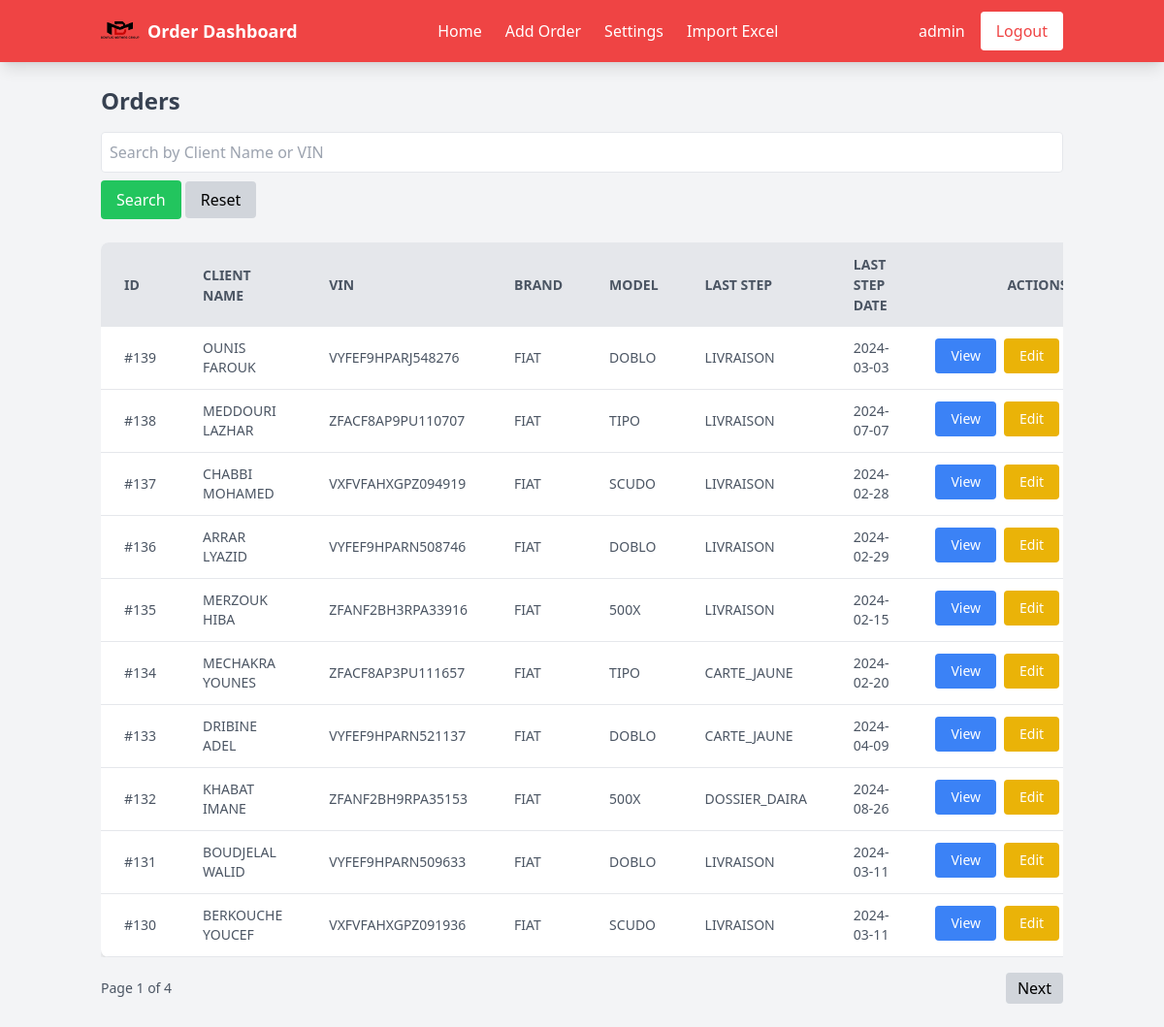
/index.php (signed in), run on the app's committed database.
### tables this page shows
CREATE TABLE `orders` (
  `id` int(11) NOT NULL,
  `client_name` varchar(100) NOT NULL,
  `vin` varchar(50) NOT NULL,
  `vehicle_type` varchar(50) NOT NULL,
  `vehicle_brand` varchar(50) NOT NULL,
  `vehicle_model` varchar(50) NOT NULL,
  `observation` text DEFAULT NULL,
  `last_step` varchar(50) DEFAULT NULL,
  `last_step_date` date DEFAULT NULL
);

### index.php (the view, shortened to what this page needs)
<?php
include 'db_connect.php';
$username = $_SESSION['username'] ?? 'User';
$limit = 10;
$page = isset($_GET['page']) ? (int)$_GET['page'] : 1;
$offset = ($page - 1) * $limit;
$searchTerm = $_GET['search'] ?? '';
$searchQuery = '';
$totalOrdersQuery = $mysqli->prepare("SELECT COUNT(*) AS total FROM orders $searchQuery");
$totalOrdersQuery->execute();
$totalOrders = $totalOrdersQuery->get_result()->fetch_assoc()['total'];
$totalPages = ceil($totalOrders / $limit);
$query = $mysqli->prepare("
    SELECT id, client_name, vin, vehicle_brand, vehicle_model, last_step, last_step_date
    FROM orders
    $searchQuery
    ORDER BY id DESC
    LIMIT ? OFFSET ?
");
if ($searchQuery) {
    $query->bind_param('ssii', $searchParam, $searchParam, $limit, $offset);
} else {
    $query->bind_param('ii', $limit, $offset);
}
$query->execute();
$result = $query->get_result();
?>
<!DOCTYPE html>
<html lang="en">
<head>
    <script src="https://cdn.tailwindcss.com"></script>
</head>
<body class="bg-gray-100">
    <nav class="bg-red-500 text-white shadow-lg">
        <div class="container mx-auto px-4 py-3 flex justify-between items-center">
            <div class="flex items-center">
                <img src="logo.png" alt="Logo" class="h-10 mr-2">
                <span class="text-lg font-semibold">Order Dashboard</span>
            </div>
            <ul class="flex space-x-6">
                <li><a href="index.php" class="hover:text-gray-300">Home</a></li>
                <li><a href="add_order.php" class="hover:text-gray-300">Add Order</a></li>
                <li><a href="settings.php" class="hover:text-gray-300">Settings</a></li>
                <li><a href="import_excel.php" class="hover:text-gray-300">Import Excel</a></li>
            </ul>
            <div class="flex items-center space-x-4">
                <span><?= htmlspecialchars($username) ?></span>
                <a href="logout.php" class="bg-white text-red-500 px-4 py-2 rounded hover:bg-gray-200">Logout</a>
            </div>
        </div>
    </nav>
    <div class="container mx-auto px-4 py-6">
        <h1 class="text-2xl font-bold text-gray-700 mb-4">Orders</h1>
        <form method="GET" class="mb-6">
            <input
                type="text"
                name="search"
                placeholder="Search by Client Name or VIN"
                value="<?= htmlspecialchars($searchTerm) ?>"
                class="w-full border rounded p-2 mb-2"
            >
            <button type="submit" class="bg-green-500 text-white py-2 px-4 rounded hover:bg-green-600">Search</button>
            <a href="index.php" class="bg-gray-300 text-black py-2 px-4 rounded hover:bg-gray-400">Reset</a>
        </form>
        <div class="overflow-x-auto">
            <table class="min-w-full bg-white shadow-md rounded-lg overflow-hidden">
                <thead class="bg-gray-200 text-gray-600 uppercase text-sm leading-normal">
                    <tr>
                        <th class="py-3 px-6 text-left">ID</th>
                        <th class="py-3 px-6 text-left">Client Name</th>
                        <th class="py-3 px-6 text-left">VIN</th>
                        <th class="py-3 px-6 text-left">Brand</th>
                        <th class="py-3 px-6 text-left">Model</th>
                        <th class="py-3 px-6 text-left">Last Step</th>
                        <th class="py-3 px-6 text-left">Last Step Date</th>
                        <th class="py-3 px-6 text-center">Actions</th>
                    </tr>
                </thead>
                <tbody class="text-gray-600 text-sm font-light">
                    <?php while ($row = $result->fetch_assoc()): ?>
                    <tr class="border-b border-gray-200 hover:bg-gray-100">
                        <td class="py-3 px-6 text-left">#<?= htmlspecialchars($row['id']) ?></td>
                        <td class="py-3 px-6 text-left"><?= htmlspecialchars($row['client_name']) ?></td>
                        <td class="py-3 px-6 text-left"><?= htmlspecialchars($row['vin']) ?></td>
                        <td class="py-3 px-6 text-left"><?= htmlspecialchars($row['vehicle_brand']) ?></td>
                        <td class="py-3 px-6 text-left"><?= htmlspecialchars($row['vehicle_model']) ?></td>
                        <td class="py-3 px-6 text-left"><?= htmlspecialchars($row['last_step'] ?? 'Not Set') ?></td>
                        <td class="py-3 px-6 text-left"><?= htmlspecialchars($row['last_step_date'] ?? 'Not Set') ?></td>
                        <td class="py-3 px-6 text-center flex justify-center items-center space-x-2">
                            <a href="order_detail_page.php?id=<?= $row['id'] ?>"
                               class="bg-blue-500 text-white px-4 py-2 rounded hover:bg-blue-600"
                               title="View Order">View</a>
                            <button onclick="openEditModal(<?= $row['id'] ?>, '<?= htmlspecialchars($row['client_name']) ?>', '<?= htmlspecialchars($row['vin']) ?>', '<?= htmlspecialchars($row['vehicle_brand']) ?>', '<?= htmlspecialchars($row['vehicle_model']) ?>')"
                                    class="bg-yellow-500 text-white px-4 py-2 rounded hover:bg-yellow-600"
                                    title="Edit Order">Edit</button>
                        </td>
                    </tr>
                    <?php endwhile; ?>
                </tbody>
            </table>
        </div>
        <div class="flex justify-between items-center mt-4">
            <span class="text-sm text-gray-600">Page <?= $page ?> of <?= $totalPages ?></span>
            <div class="flex space-x-2">
                <?php if ($page < $totalPages): ?>
                    <a href="?page=<?= $page + 1 ?>&search=<?= htmlspecialchars($searchTerm) ?>" class="bg-gray-300 px-3 py-1 rounded hover:bg-gray-400">Next</a>
                <?php endif; ?>
            </div>
        </div>
    </div>
</body>
</html>

### data on the page
orders: id "139", client_name "OUNIS FAROUK", vin "VYFEF9HPARJ548276", vehicle_brand "FIAT", vehicle_model "DOBLO", last_step "LIVRAISON", last_step_date "2024-03-03"
orders: id "138", client_name "MEDDOURI LAZHAR", vin "ZFACF8AP9PU110707", vehicle_brand "FIAT", vehicle_model "TIPO", last_step "LIVRAISON", last_step_date "2024-07-07"
orders: id "137", client_name "CHABBI MOHAMED", vin "VXFVFAHXGPZ094919", vehicle_brand "FIAT", vehicle_model "SCUDO", last_step "LIVRAISON", last_step_date "2024-02-28"
orders: id "136", client_name "ARRAR LYAZID", vin "VYFEF9HPARN508746", vehicle_brand "FIAT", vehicle_model "DOBLO", last_step "LIVRAISON", last_step_date "2024-02-29"
orders: id "135", client_name "MERZOUK HIBA", vin "ZFANF2BH3RPA33916", vehicle_brand "FIAT", vehicle_model "500X", last_step "LIVRAISON", last_step_date "2024-02-15"
orders: id "134", client_name "MECHAKRA YOUNES", vin "ZFACF8AP3PU111657", vehicle_brand "FIAT", vehicle_model "TIPO", last_step "CARTE_JAUNE", last_step_date "2024-02-20"
orders: id "133", client_name "DRIBINE ADEL", vin "VYFEF9HPARN521137", vehicle_brand "FIAT", vehicle_model "DOBLO", last_step "CARTE_JAUNE", last_step_date "2024-04-09"
orders: id "132", client_name "KHABAT IMANE", vin "ZFANF2BH9RPA35153", vehicle_brand "FIAT", vehicle_model "500X", last_step "DOSSIER_DAIRA", last_step_date "2024-08-26"
orders: id "131", client_name "BOUDJELAL WALID", vin "VYFEF9HPARN509633", vehicle_brand "FIAT", vehicle_model "DOBLO", last_step "LIVRAISON", last_step_date "2024-03-11"
orders: id "130", client_name "BERKOUCHE YOUCEF", vin "VXFVFAHXGPZ091936", vehicle_brand "FIAT", vehicle_model "SCUDO", last_step "LIVRAISON", last_step_date "2024-03-11"

### other printed values
$username "admin"
$page "1"
$totalPages "4"
